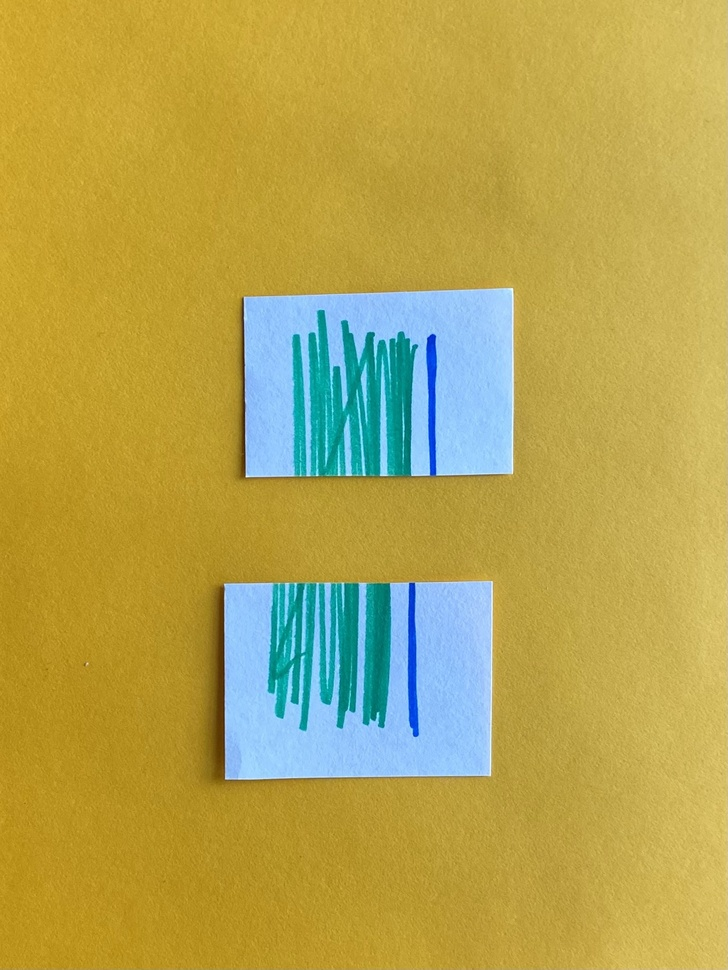
#> input picture Jigsaw2Jpeg/puzzle.jpg, 728 x 970 px, shrunk from 1543 x 2057 before the run, found by its file name
$ python jigsaw2jpg.py
#> lines starting #> are read from the running program, lines starting #| are printed output that depends on the picture; after the words box and inside, x2 and y2 are one past the last pixel; in counts of white or black regions, pixels touching at a corner belong together
# imports
from matplotlib.image import imread
import numpy as np
import matplotlib.pyplot as plt

'''
This function simply loads in and returns an image given a path
'''
def get_image(path):
#> called with path = 'puzzle.jpg'
	return imread(path)
#> returned value is the input picture: shape (970, 728, 3); mean R, G, B 179.7, 164.4, 82.3
'''
Takes in an image with the top left pixel as "background" then cuts up the image
into smaller pieces that don't contain that background in an array
'''
def cut_image(image):

	# 1. get mask
	color = image[0].mean(axis=0) # gets avg color of top row
#> color = [203.7, 172.7, 67.01]
	mask = loose_mask(image, color, 50)
	image[mask] = [255,150,255] # replace background

	plt.imshow(image)
	plt.show()

	# TODO
	# 2. get continuous pieces
	pieces = []
	while ~mask.any():
		break
		# 2a. find a true piece
		# 2b. find size of minimum rectangle to contain continuous piece
		# 2c. collect continuous piece

	# TODO
	# 3. normalize size of all pieces
	normalize(pieces)
	return pieces

'''
Returns a true false np array with true where the input image is not the same as color
'''
def loose_mask(image, color, plus_minus=10):
#> called with color = array of shape (3,), plus_minus = 50
	color = np.array(color)
#> color = [203.7, 172.7, 67.01]
	c_min = color - plus_minus
#> c_min = [153.7, 122.7, 17.01]
	c_max = color + plus_minus
#> c_max = [253.7, 222.7, 117]
	less_than = np.all(image[:,:,:] >= c_min, axis=2)
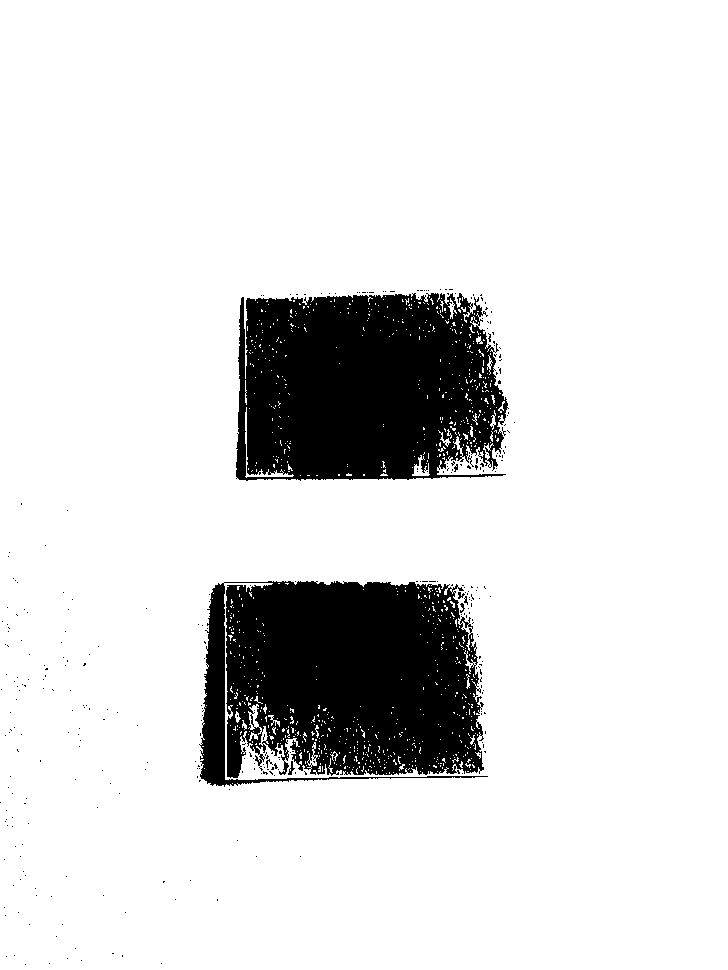
#> less_than: shape (970, 728) bool; 87% white; 326 black regions (319 under 20 px), largest, box (x1, y1, x2, y2) and area: (199, 581, 488, 787) 47569, (236, 293, 509, 481) 43176, (288, 761, 295, 775) 40
	grtr_than = np.all(image[:,:,:] <= c_max, axis=2)
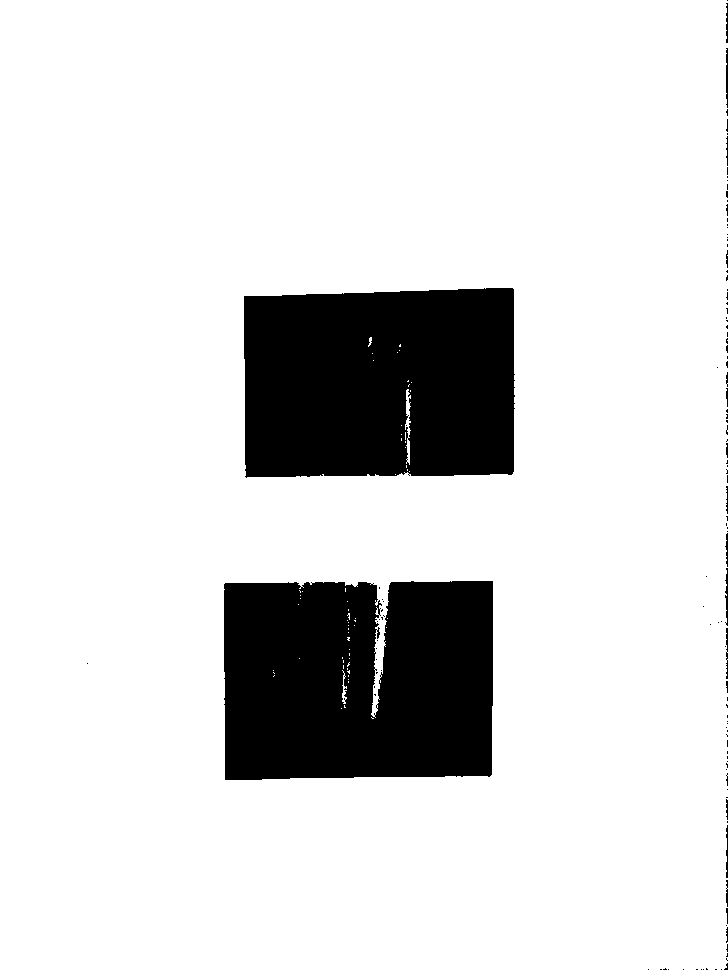
#> grtr_than: shape (970, 728) bool; 85.6% white; 122 black regions (104 under 20 px), largest, box (x1, y1, x2, y2) and area: (224, 581, 493, 780) 51093, (244, 288, 515, 478) 49154, (725, 568, 728, 626) 108
	mask = (less_than & grtr_than)
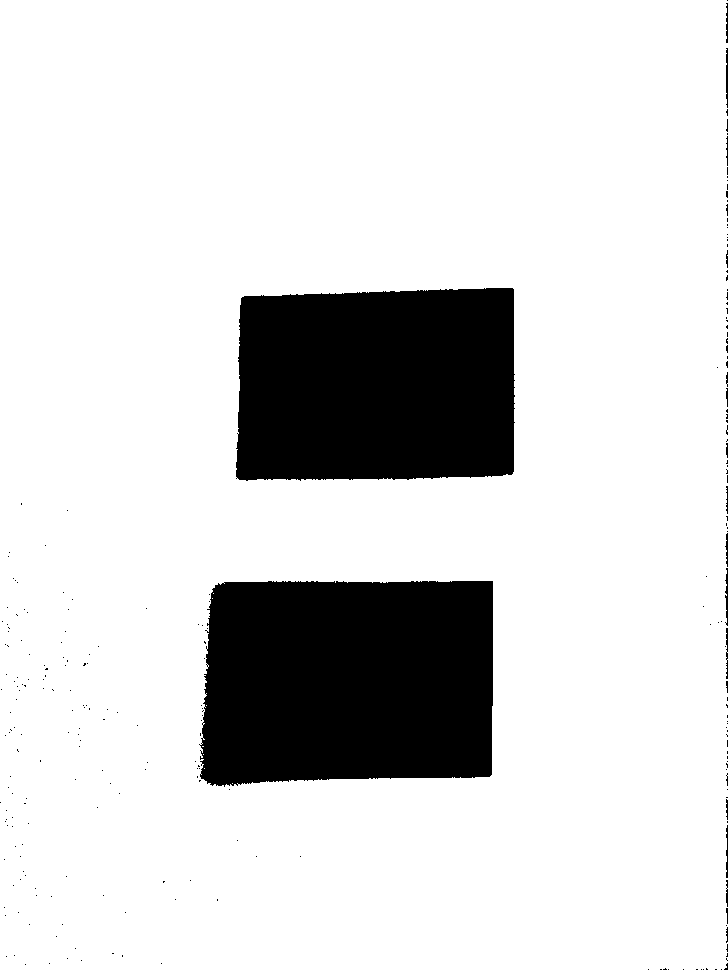
#> mask: shape (970, 728) bool; 84.5% white; 254 black regions (236 under 20 px), largest, box (x1, y1, x2, y2) and area: (199, 581, 493, 787) 56787, (236, 288, 515, 481) 51306, (725, 568, 728, 626) 108
	return mask

'''
This function will normalize our pieces matrices
'''
def normalize(pieces):
	pass


im = get_image("puzzle.jpg")
#> (the run stopped early here; a loop or call above may not have finished)
